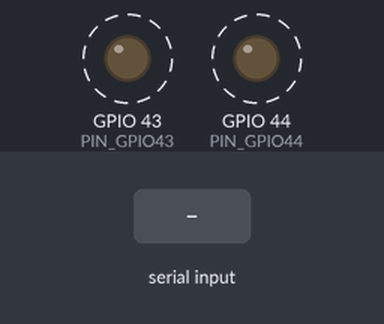
Bench run of a program on a simulated ESP32-S3. Parts: output pins drawn as LEDs (lit = HIGH). Dashed ring = blinking. The inputs (shaded band) are chosen by the test bench. What the program prints to the serial monitor is not drawn.

Above: at 1.2 s.
1.3 s: "1\n" received over Serial
Timing chart, 0 to 10.3 s (numbered marks = the images above; inputs shaded):
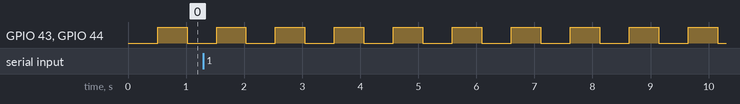

The program:

main.cpp
```cpp
/*
 * 01_serial_port_demo - USB 串口收发示例
 *
 * 与 linux_app/nas_serial_stats 匹配：115200 8N1，主机每行发一条消息（如 NAS 状态 JSON），
 * 以 \\n 结尾；本机用 readStringUntil('\\n') 接收后回显 "RX:" / "ECHO:"。
 * 可扩展为解析 JSON 后驱动屏幕或 LED。
 */
#include <Arduino.h>

static constexpr uint8_t PIN_GPIO43 = 43;
static constexpr uint8_t PIN_GPIO44 = 44;

static unsigned long lastToggleMs = 0;
static bool level = false;
void setup() {
  // 启动 USB CDC 串口（与 nas_serial_stats 一致：115200）
  Serial.begin(115200);

  // 等待 USB 主机连接（可选，但推荐）
  while (!Serial) {
    delay(10);
  }

  Serial.println("USB Serial Ready");

  pinMode(PIN_GPIO43, OUTPUT);
  pinMode(PIN_GPIO44, OUTPUT);
  digitalWrite(PIN_GPIO43, LOW);
  digitalWrite(PIN_GPIO44, LOW);
}

void loop() {
  // 接收主机发来的一行（如 nas_serial_stats 的 JSON），以 \n 结尾
  if (Serial.available()) {
    String msg = Serial.readStringUntil('\n');

    // 去掉多余空白
    msg.trim();

    // 打印收到的内容（长行用 write 避免 String 再分配）
    Serial.print("RX: ");
    Serial.write(msg.c_str(), msg.length());
    Serial.println();
    Serial.flush();  // 发完再发 ECHO，避免 TX 缓冲溢出导致 ECHO 丢字

    // 回显
    Serial.print("ECHO: ");
    Serial.write(msg.c_str(), msg.length());
    Serial.println();
  }

  const unsigned long now = millis();
  if (now - lastToggleMs >= 500) {
    lastToggleMs = now;
    level = !level;
    digitalWrite(PIN_GPIO43, level ? HIGH : LOW);
    digitalWrite(PIN_GPIO44, level ? HIGH : LOW);
  }

  delay(10); // 防止空转
}
```

Measured:
- by itself, GPIO 43 (PIN_GPIO43), GPIO 44 (PIN_GPIO44): alternates HIGH for 0.51 s and LOW for 0.51 s
